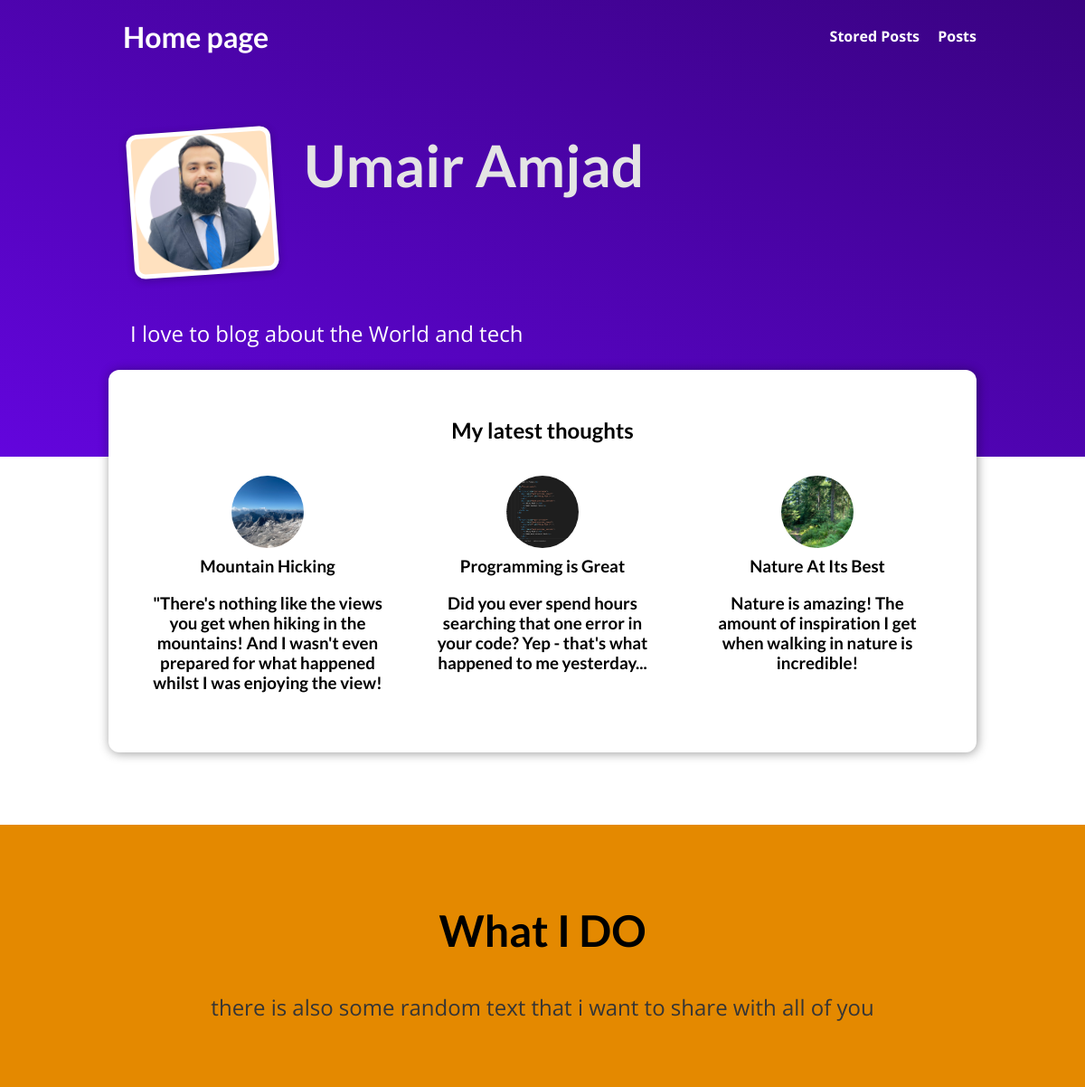
The page / on the database its author committed.
### blog/models.py (models this page shows, shortened)
class Post(models.Model):
    title = models.CharField(max_length=100)
    excerpt = models.CharField(max_length=150)
    image_name = models.ImageField(upload_to="posts", null = True)
    date = models.DateField(auto_now = True)
    slug = models.SlugField(unique=True)
    content = models.TextField()
    author = models.ForeignKey(Author, on_delete=models.SET_NULL, null = True, related_name="posts")
    tags = models.ManyToManyField(Tag)

### blog/views.py (the view)
# urls.py: path('', views.starting_page, name="starting-page" ),
def starting_page(request):
    latest_post = Post.objects.all().order_by("-date")[:3]
    return render(request, "blog/home.html", {
        "posts": latest_post
    })

### blog/templates/blog/home.html (shortened to what this page needs)
{% extends "base.html" %}
{%  load static %}
{% block css%}
<link rel="stylesheet" href="{% static "blog/post.css" %}"/>
<link rel="stylesheet" href="{% static "blog/home.css" %}"/>
{% endblock %}
{% block body %}
<section id="welcome">
    <header>
        <img src=" {% static "blog/images/pic.png" %} " alt="My picture">
         <h2>Umair Amjad</h2>
    </header>
    <p>I love to blog about the World and tech</p>
</section>
<section id="latest-posts">
    <h2>
        My latest thoughts
    </h2>
    <ul>
        {%for post in posts%}
        {% include "blog/includes/post.html" %}
        {%endfor%}
    </ul>
</section>
<section id="about">
    <h2>What I DO</h2>
    <p>there is also some random text that i want to share with all of you</p>
</section>
{%endblock%}

### blog/templates/blog/includes/post.html
{% load static %}
<li>
    <article class="post">
        <a href =" {%url "post-detail-page" post.slug %} ">
            <img src="{{ post.image_name.url }}" alt="{{ post.title }}">
            <div class="post__content">
                <h3>{{ post.title}}<h3>
                    <p>{{post.excerpt}}</p>
            </div>
        </a>
    </article>
</li>

### static/app.css (style rules this page uses)
* { box-sizing: border-box; }
html { font-family: 'Open Sans', 'Lato', sans-serif; }
body { margin: 0; }
h1, h2, h3 { font-family: 'Lato', sans-serif; font-weight: bold; }

### blog/static/blog/post.css (style rules this page uses)
.post { display: flex; flex-direction: column; align-items: center; text-align: center; }
.post a { text-decoration: none; color: black; transition: all 0.2s ease; padding: 1rem; border-radius: 10px; }
.post img { width: 5rem; height: 5rem; object-fit: cover; border-radius: 50%; }
.post h3 { margin: 0.25rem 0; }

### blog/static/blog/home.css (style rules this page uses)
#welcome { background: linear-gradient(to right top, #6305dd, #390281); padding: 6rem 12%; }
#welcome header { display: flex; align-items: flex-start; margin: 3rem auto; }
#welcome img { width: 10rem; height: 10rem; object-fit: cover; object-position: top; border: 5px solid white; border-radius: 12px; background-color: #ffe1bf; transform: rotateZ(-4deg); box-shadow: 0 2px 8px rgba(0, 0, 0, 0.25); }
#welcome h2 { font-size: 4rem; margin: 0 0 0 2rem; color: #e4e4e4; width: 50rem; }
#welcome p { color: white; font-size: 1.5rem; }
#latest-posts { background-color: white; padding: 2rem; border-radius: 12px; width: 60rem; margin: -6rem auto 2rem auto; box-shadow: 1px 1px 12px rgba(0, 0, 0, 0.4); }
#latest-posts h2 { text-align: center; }
#latest-posts ul { list-style: none; margin: 0; padding: 0; display: flex; gap: 1rem; }
#latest-posts li { flex: 1; }
#about { text-align: center; padding: 3rem; background-color: #e48900; margin-top: 5rem; }
#about h2 { font-size: 3rem; }
#about p { font-size: 1.5rem; color: #353535; }

### rows shown on the page
Post: image_name (picture), title "Mountain Hicking", excerpt "\"There's nothing like the views you get when hiking in the mountains! And I wasn't even prepared for what happened whilst I was enjoying the view!"
Post: image_name (picture), title "Programming is Great", excerpt "Did you ever spend hours searching that one error in your code? Yep - that's what happened to me yesterday..."
Post: image_name (picture), title "Nature At Its Best", excerpt "Nature is amazing! The amount of inspiration I get when walking in nature is incredible!"
